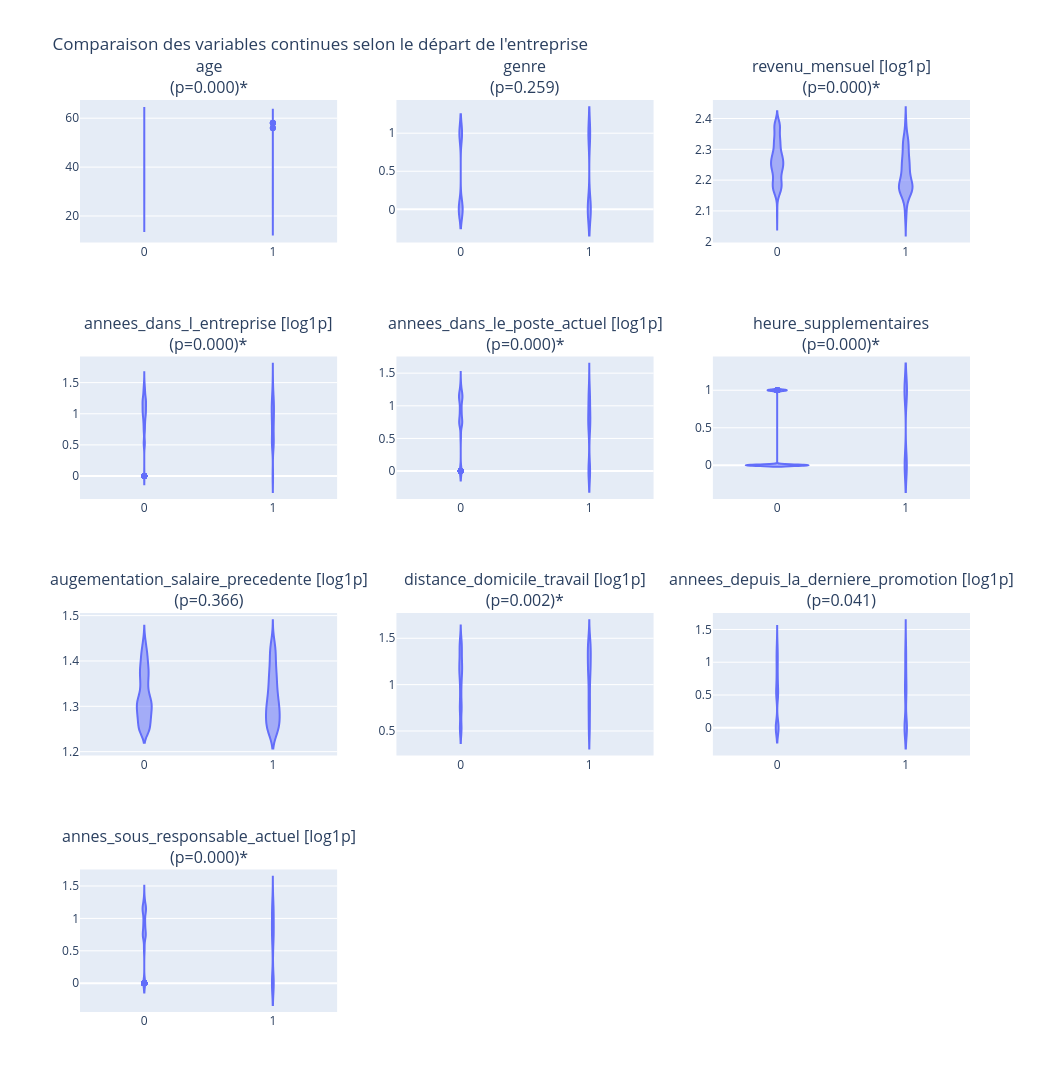

Write notebook code for a chart like this one.
### Code cell
n_cols = 3
n_rows = -(-len(continuous_columns) // n_cols)

fig_violin = sp.make_subplots(rows=n_rows, cols=n_cols, subplot_titles=continuous_columns)

for idx, col in enumerate(continuous_columns):
    row = idx // n_cols + 1
    col_pos = idx % n_cols + 1

    group_pos = df.loc[df[target_column] == positive_label, col].dropna()
    group_neg = df.loc[df[target_column] == negative_label, col].dropna()

    stat, p_value = mannwhitneyu(group_pos, group_neg, alternative="two-sided")
    p_values[col] = p_value

    use_log = col in log_scale_columns

    # log1p appliqué manuellement plutôt que log_y=True de px,
    # car log1p gère les zéros (log(1+0)=0) contrairement à log_y qui plante sur les 0
    plot_df = df.copy()
    if use_log:
        plot_df[col] = np.log1p(plot_df[col])

    violin_fig = px.violin(plot_df, x=target_column, y=col)
    for trace in violin_fig.data:
        fig_violin.add_trace(trace, row=row, col=col_pos)

    marker = "*" if p_value < corrected_alpha else ""
    label_suffix = " [log1p]" if use_log else ""
    fig_violin.layout.annotations[idx].text = f"{col}{label_suffix}<br>(p={p_value:.3f}){marker}"

fig_violin.update_layout(
    height=300 * n_rows, width=350 * n_cols, showlegend=False,
    title_text="Comparaison des variables continues selon le départ de l'entreprise"
)
fig_violin.show()

### Figure 1 — Plotly figure (JSON) as saved in the notebook; plotly's stock layout.template omitted (floating-point values rounded to 4 significant figures; data arrays with more than 128 entries replaced by an {"elided": "..."} marker saying what was removed)
{"data": [{"alignmentgroup": "True", "box": {"visible": false}, "hovertemplate": "a_quitte_l_entreprise=%{x}<br>age=%{y}<extra></extra>", "legendgroup": "", "marker": {"color": "#636efa"}, "name": "", "offsetgroup": "", "orientation": "v", "scalegroup": "True", "showlegend": false, "type": "violin", "x": {"elided": "1470 int values"}, "x0": " ", "xaxis": "x", "y": {"elided": "1470 int values"}, "y0": " ", "yaxis": "y"}, {"alignmentgroup": "True", "box": {"visible": false}, "hovertemplate": "a_quitte_l_entreprise=%{x}<br>genre=%{y}<extra></extra>", "legendgroup": "", "marker": {"color": "#636efa"}, "name": "", "offsetgroup": "", "orientation": "v", "scalegroup": "True", "showlegend": false, "type": "violin", "x": {"elided": "1470 int values"}, "x0": " ", "xaxis": "x2", "y": {"elided": "1470 int values"}, "y0": " ", "yaxis": "y2"}, {"alignmentgroup": "True", "box": {"visible": false}, "hovertemplate": "a_quitte_l_entreprise=%{x}<br>revenu_mensuel=%{y}<extra></extra>", "legendgroup": "", "marker": {"color": "#636efa"}, "name": "", "offsetgroup": "", "orientation": "v", "scalegroup": "True", "showlegend": false, "type": "violin", "x": {"elided": "1470 int values"}, "x0": " ", "xaxis": "x3", "y": {"elided": "1470 float values"}, "y0": " ", "yaxis": "y3"}, {"alignmentgroup": "True", "box": {"visible": false}, "hovertemplate": "a_quitte_l_entreprise=%{x}<br>annees_dans_l_entreprise=%{y}<extra></extra>", "legendgroup": "", "marker": {"color": "#636efa"}, "name": "", "offsetgroup": "", "orientation": "v", "scalegroup": "True", "showlegend": false, "type": "violin", "x": {"elided": "1470 int values"}, "x0": " ", "xaxis": "x4", "y": {"elided": "1470 float values"}, "y0": " ", "yaxis": "y4"}, {"alignmentgroup": "True", "box": {"visible": false}, "hovertemplate": "a_quitte_l_entreprise=%{x}<br>annees_dans_le_poste_actuel=%{y}<extra></extra>", "legendgroup": "", "marker": {"color": "#636efa"}, "name": "", "offsetgroup": "", "orientation": "v", "scalegroup": "True", "showlegend": false, "type": "violin", "x": {"elided": "1470 int values"}, "x0": " ", "xaxis": "x5", "y": {"elided": "1470 float values"}, "y0": " ", "yaxis": "y5"}, {"alignmentgroup": "True", "box": {"visible": false}, "hovertemplate": "a_quitte_l_entreprise=%{x}<br>heure_supplementaires=%{y}<extra></extra>", "legendgroup": "", "marker": {"color": "#636efa"}, "name": "", "offsetgroup": "", "orientation": "v", "scalegroup": "True", "showlegend": false, "type": "violin", "x": {"elided": "1470 int values"}, "x0": " ", "xaxis": "x6", "y": {"elided": "1470 int values"}, "y0": " ", "yaxis": "y6"}, {"alignmentgroup": "True", "box": {"visible": false}, "hovertemplate": "a_quitte_l_entreprise=%{x}<br>augementation_salaire_precedente=%{y}<extra></extra>", "legendgroup": "", "marker": {"color": "#636efa"}, "name": "", "offsetgroup": "", "orientation": "v", "scalegroup": "True", "showlegend": false, "type": "violin", "x": {"elided": "1470 int values"}, "x0": " ", "xaxis": "x7", "y": {"elided": "1470 float values"}, "y0": " ", "yaxis": "y7"}, {"alignmentgroup": "True", "box": {"visible": false}, "hovertemplate": "a_quitte_l_entreprise=%{x}<br>distance_domicile_travail=%{y}<extra></extra>", "legendgroup": "", "marker": {"color": "#636efa"}, "name": "", "offsetgroup": "", "orientation": "v", "scalegroup": "True", "showlegend": false, "type": "violin", "x": {"elided": "1470 int values"}, "x0": " ", "xaxis": "x8", "y": {"elided": "1470 float values"}, "y0": " ", "yaxis": "y8"}, {"alignmentgroup": "True", "box": {"visible": false}, "hovertemplate": "a_quitte_l_entreprise=%{x}<br>annees_depuis_la_derniere_promotion=%{y}<extra></extra>", "legendgroup": "", "marker": {"color": "#636efa"}, "name": "", "offsetgroup": "", "orientation": "v", "scalegroup": "True", "showlegend": false, "type": "violin", "x": {"elided": "1470 int values"}, "x0": " ", "xaxis": "x9", "y": {"elided": "1470 float values"}, "y0": " ", "yaxis": "y9"}, {"alignmentgroup": "True", "box": {"visible": false}, "hovertemplate": "a_quitte_l_entreprise=%{x}<br>annes_sous_responsable_actuel=%{y}<extra></extra>", "legendgroup": "", "marker": {"color": "#636efa"}, "name": "", "offsetgroup": "", "orientation": "v", "scalegroup": "True", "showlegend": false, "type": "violin", "x": {"elided": "1470 int values"}, "x0": " ", "xaxis": "x10", "y": {"elided": "1470 float values"}, "y0": " ", "yaxis": "y10"}], "layout": {"annotations": [{"font": {"size": 16}, "showarrow": false, "text": "age<br>(p=0.000)*", "x": 0.1444, "xanchor": "center", "xref": "paper", "y": 1, "yanchor": "bottom", "yref": "paper"}, {"font": {"size": 16}, "showarrow": false, "text": "genre<br>(p=0.259)", "x": 0.5, "xanchor": "center", "xref": "paper", "y": 1, "yanchor": "bottom", "yref": "paper"}, {"font": {"size": 16}, "showarrow": false, "text": "revenu_mensuel [log1p]<br>(p=0.000)*", "x": 0.8556, "xanchor": "center", "xref": "paper", "y": 1, "yanchor": "bottom", "yref": "paper"}, {"font": {"size": 16}, "showarrow": false, "text": "annees_dans_l_entreprise [log1p]<br>(p=0.000)*", "x": 0.1444, "xanchor": "center", "xref": "paper", "y": 0.7188, "yanchor": "bottom", "yref": "paper"}, {"font": {"size": 16}, "showarrow": false, "text": "annees_dans_le_poste_actuel [log1p]<br>(p=0.000)*", "x": 0.5, "xanchor": "center", "xref": "paper", "y": 0.7188, "yanchor": "bottom", "yref": "paper"}, {"font": {"size": 16}, "showarrow": false, "text": "heure_supplementaires<br>(p=0.000)*", "x": 0.8556, "xanchor": "center", "xref": "paper", "y": 0.7188, "yanchor": "bottom", "yref": "paper"}, {"font": {"size": 16}, "showarrow": false, "text": "augementation_salaire_precedente [log1p]<br>(p=0.366)", "x": 0.1444, "xanchor": "center", "xref": "paper", "y": 0.4375, "yanchor": "bottom", "yref": "paper"}, {"font": {"size": 16}, "showarrow": false, "text": "distance_domicile_travail [log1p]<br>(p=0.002)*", "x": 0.5, "xanchor": "center", "xref": "paper", "y": 0.4375, "yanchor": "bottom", "yref": "paper"}, {"font": {"size": 16}, "showarrow": false, "text": "annees_depuis_la_derniere_promotion [log1p]<br>(p=0.041)", "x": 0.8556, "xanchor": "center", "xref": "paper", "y": 0.4375, "yanchor": "bottom", "yref": "paper"}, {"font": {"size": 16}, "showarrow": false, "text": "annes_sous_responsable_actuel [log1p]<br>(p=0.000)*", "x": 0.1444, "xanchor": "center", "xref": "paper", "y": 0.1562, "yanchor": "bottom", "yref": "paper"}], "height": 1200, "showlegend": false, "title": {"text": "Comparaison des variables continues selon le départ de l'entreprise"}, "width": 1050, "xaxis": {"anchor": "y", "domain": [0, 0.2889]}, "xaxis10": {"anchor": "y10", "domain": [0, 0.2889]}, "xaxis11": {"anchor": "y11", "domain": [0.3556, 0.6444]}, "xaxis12": {"anchor": "y12", "domain": [0.7111, 1]}, "xaxis2": {"anchor": "y2", "domain": [0.3556, 0.6444]}, "xaxis3": {"anchor": "y3", "domain": [0.7111, 1]}, "xaxis4": {"anchor": "y4", "domain": [0, 0.2889]}, "xaxis5": {"anchor": "y5", "domain": [0.3556, 0.6444]}, "xaxis6": {"anchor": "y6", "domain": [0.7111, 1]}, "xaxis7": {"anchor": "y7", "domain": [0, 0.2889]}, "xaxis8": {"anchor": "y8", "domain": [0.3556, 0.6444]}, "xaxis9": {"anchor": "y9", "domain": [0.7111, 1]}, "yaxis": {"anchor": "x", "domain": [0.8438, 1]}, "yaxis10": {"anchor": "x10", "domain": [0, 0.1562]}, "yaxis11": {"anchor": "x11", "domain": [0, 0.1562]}, "yaxis12": {"anchor": "x12", "domain": [0, 0.1562]}, "yaxis2": {"anchor": "x2", "domain": [0.8438, 1]}, "yaxis3": {"anchor": "x3", "domain": [0.8438, 1]}, "yaxis4": {"anchor": "x4", "domain": [0.5625, 0.7188]}, "yaxis5": {"anchor": "x5", "domain": [0.5625, 0.7188]}, "yaxis6": {"anchor": "x6", "domain": [0.5625, 0.7188]}, "yaxis7": {"anchor": "x7", "domain": [0.2812, 0.4375]}, "yaxis8": {"anchor": "x8", "domain": [0.2812, 0.4375]}, "yaxis9": {"anchor": "x9", "domain": [0.2812, 0.4375]}}}
